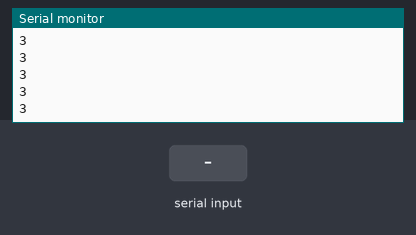
Recording of a sketch running on a simulated ESP8266 (Wemos D1 mini). Shown: the last lines printed to the serial monitor. The inputs (shaded band) are chosen by the test bench. WiFi joins after 1.5 s; servers stay silent unless stated.

Above: at 4.4 s.
4.5 s: "1\n" received over the second serial link
At 5.61 s:
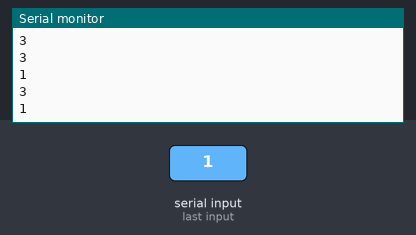
6.0 s: "0\n" received over the second serial link
At 7.12 s:
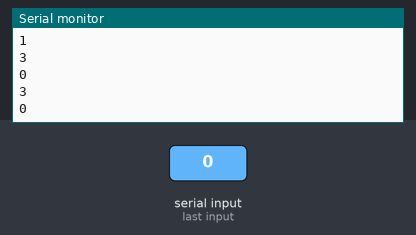
7.5 s: "2\n" received over the second serial link
At 8.62 s:
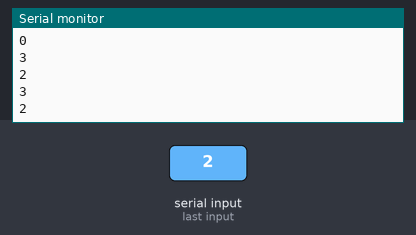
Timing chart, 0 to 10.5 s (numbered marks = the images above; inputs shaded):
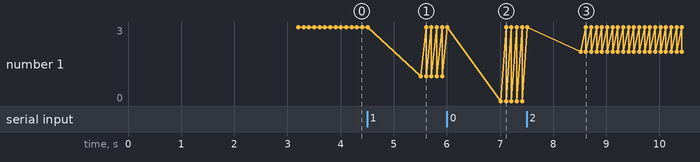

Measured:
- after the input at 4.5 s, the serial monitor: prints a new line after 1.0 s (image 1)
- after the input at 6.0 s, the serial monitor: prints a new line after 1.0 s (image 2)
- after the input at 7.5 s, the serial monitor: prints a new line after 1.0 s (image 3)
- plotted number 1: 3 → 1 after the input at 4.5 s, 1 → 0 after the input at 6.0 s, 0 → 2 after the input at 7.5 s

The sketch:

wemosSteeringControl.ino
```cpp
#include <ESP8266WiFi.h>
#include <WiFiClient.h>
#include <SoftwareSerial.h>
const char* ssid = "Razzpi";
const char* pass = "123@123a";
char host[] = "192.168.0.1";
int port = 8011;

const byte RX1 = 4;
const byte TX1 = 5;
SoftwareSerial unoSerial(RX1, TX1);
WiFiClient client;

void setup() {
  Serial.begin(115200);
  unoSerial.begin(9600);
  delay(1000);
  connect();
}

void connect() {
  WiFi.begin(ssid, pass);
  while (WiFi.status() != WL_CONNECTED) {
    delay(1000);
    Serial.print(".");
  }
  Serial.println();
  Serial.print("My IP: ");
  Serial.println(WiFi.localIP());
  client.connect(host, port);
  client.print("ARDUINO");
}


String data = "";
void loop() {
  while (WiFi.status() != WL_CONNECTED) {
    connect();
  }
  Serial.println(WiFi.status());
  while (unoSerial.available()) {
    data = unoSerial.readStringUntil('@@@');
  }
  Serial.println(data);
  client.print(data);
  delay(100);
}
```
